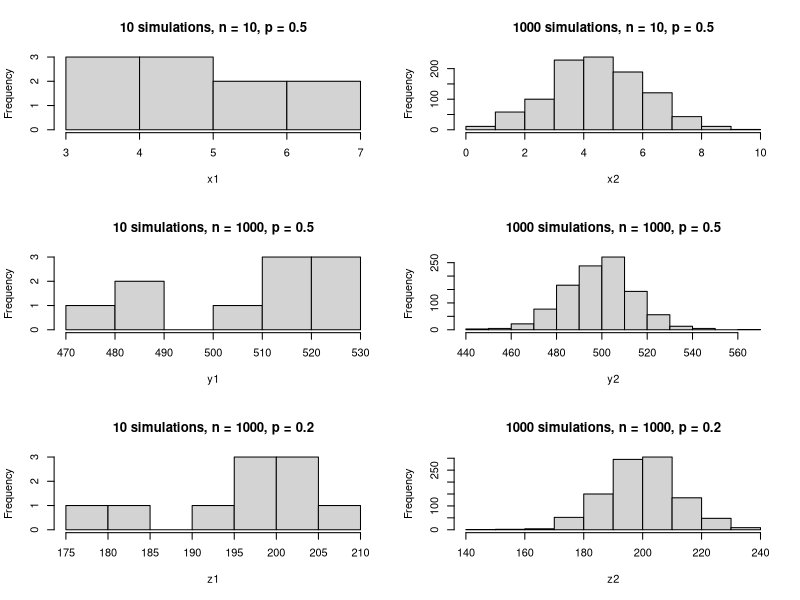

Write the R code that produced this figure.
par(mfrow=c(3,2))

x1 = rbinom(10, 10, 0.5)
x2 = rbinom(1000, 10, 0.5)

hist(x1, main="10 simulations, n = 10, p = 0.5")
hist(x2, main="1000 simulations, n = 10, p = 0.5")

y1 = rbinom(10, 1000, 0.5)
y2 = rbinom(1000, 1000, 0.5)

hist(y1, main="10 simulations, n = 1000, p = 0.5")
hist(y2, main="1000 simulations, n = 1000, p = 0.5")

z1 = rbinom(10, 1000, 0.2)
z2 = rbinom(1000, 1000, 0.2)

hist(z1, main="10 simulations, n = 1000, p = 0.2")
hist(z2, main="1000 simulations, n = 1000, p = 0.2")

